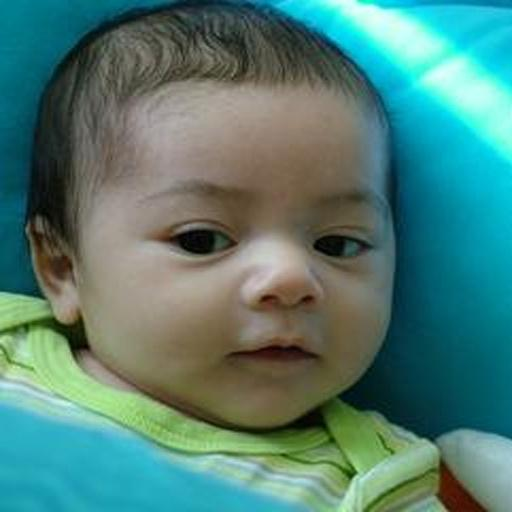
#> input picture cosmetic_dataset/train/000001/before.jpg, 512 x 512 px; its folder holds only this picture in this run
$ python -i 02_preprocess_ffhq.py   (imports and definitions only)
#> lines starting #> are read from the running program, lines starting #| are printed output that depends on the picture
import os
import cv2
import numpy as np

def align_and_crop_ffhq(img_rgb, target_size=(512, 512), margin=0.2):
    """
    Phase 2 FFHQ Processing: Crop face with margin and resize to 512x512.
    """
#> called with target_size = (512, 512), margin = 0.2
    h, w, _ = img_rgb.shape
#> h = 512; w = 512
    cascade_path = cv2.data.haarcascades + 'haarcascade_frontalface_default.xml'
    face_cascade = cv2.CascadeClassifier(cascade_path)
    gray = cv2.cvtColor(img_rgb, cv2.COLOR_RGB2GRAY)
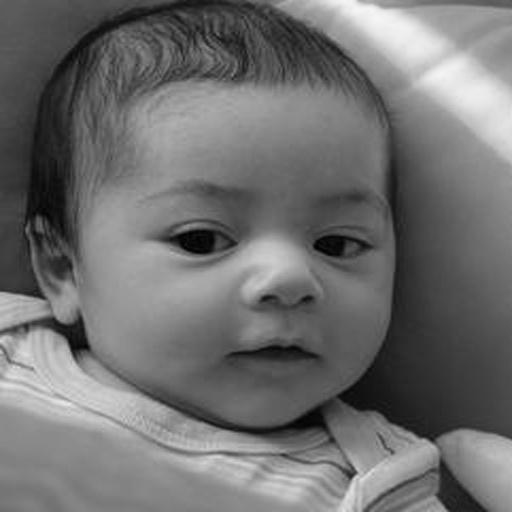
#> gray: shape (512, 512); min 0, max 245, mean 111.7

    faces = face_cascade.detectMultiScale(gray, scaleFactor=1.1, minNeighbors=5)
#> faces = [[93, 96, 350, 350]]

    if len(faces) == 0:
        side = min(h, w)
        x1, y1 = (w - side) // 2, (h - side) // 2
        cropped = img_rgb[y1:y1+side, x1:x1+side]
    else:
        x, y, fw, fh = faces[0]
#> x = 93; y = 96; fw = 350; fh = 350
        mx, my = int(fw * margin), int(fh * margin)
#> mx = 70; my = 70
        x1, y1 = max(0, x - mx), max(0, y - my)
#> x1 = 23; y1 = 26
        x2, y2 = min(w, x + fw + mx), min(h, y + fh + my)
#> x2 = 512; y2 = 512
        cropped = img_rgb[y1:y2, x1:x2]
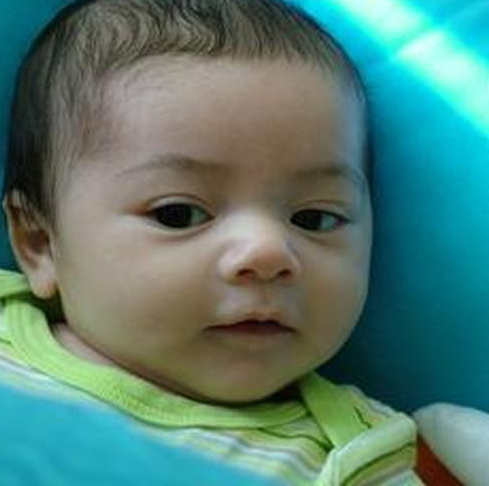
#> cropped: shape (486, 489, 3); mean R, G, B 84.9, 125.3, 114.8

    return cv2.resize(cropped, target_size, interpolation=cv2.INTER_CUBIC)
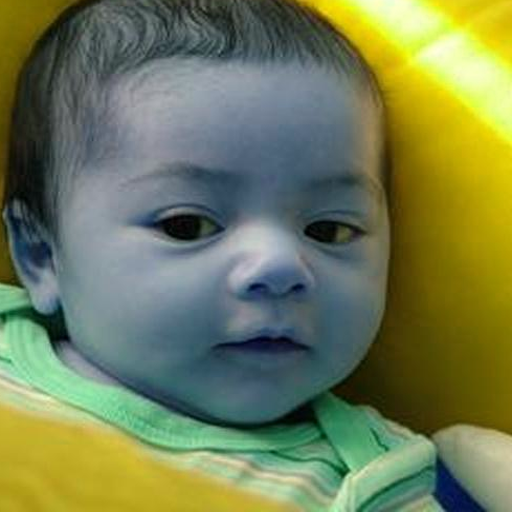
#> returned value: shape (512, 512, 3); mean of channels 0, 1, 2 84.9, 125.3, 114.8; drawn as B, G, R

def process_ffhq_folder(input_dir, output_dir, limit=5000):
    os.makedirs(output_dir, exist_ok=True)
    files = [f for f in os.listdir(input_dir) if f.lower().endswith(('.png', '.jpg', '.jpeg'))][:limit]

    count = 0
    for filename in files:
        img_bgr = cv2.imread(os.path.join(input_dir, filename))
        if img_bgr is None: continue

        img_rgb = cv2.cvtColor(img_bgr, cv2.COLOR_BGR2RGB)
        aligned = align_and_crop_ffhq(img_rgb, target_size=(512, 512))

        save_name = f"{count+1:06d}.jpg"
        cv2.imwrite(os.path.join(output_dir, save_name), cv2.cvtColor(aligned, cv2.COLOR_RGB2BGR))
        count += 1

    print(f"✅ Processed {count} images to 512x512 in {output_dir}")

# [2 lines not run here, left out]

>>> import cv2
>>> picture = cv2.cvtColor(cv2.imread('../cosmetic_dataset/train/000001/before.jpg'), cv2.COLOR_BGR2RGB)
>>> result = align_and_crop_ffhq(picture)
